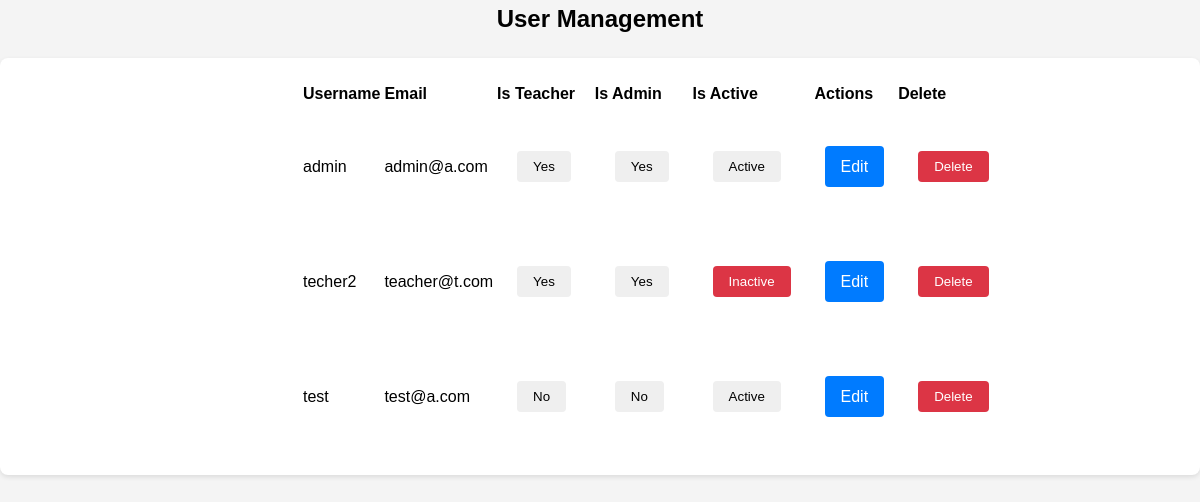
The page /manage-users/ (signed in) on the database its author committed.
### portal/models.py (models this page shows)
class User(AbstractUser):
    is_teacher = models.BooleanField(default=False)
    is_admin = models.BooleanField(default=False)
    groups = models.ManyToManyField(
        'auth.Group',
        related_name='portal_user_set',
        blank=True,
        help_text='The groups this user belongs to.',
        verbose_name='groups'
    )
    user_permissions = models.ManyToManyField(
        'auth.Permission',
        related_name='portal_user_set',
        blank=True,
        help_text='Specific permissions for this user.',
        verbose_name='user permissions'
    )

### adminportal/views.py (the view)
# urls.py: path('manage-users/', views.manage_users, name='manage_users'),
@login_required
@user_passes_test(is_admin)
def manage_users(request):
    users = User.objects.all().order_by('username')
    return render(request, 'admin/manage_users.html', {'users': users})

### adminportal/views.py (called while the page is built)
def is_admin(user):
    return user.is_admin

### adminportal/templates/admin/manage_users.html (shortened to what this page needs)
{% extends 'base.html' %}
{% block content %}
<div class="container">
    <h2 class="mb-4">User Management</h2>
    <div class="card">
        <div class="card-body">
            <table class="table">
                <thead>
                    <tr>
                        <th>Username</th>
                        <th>Email</th>
                        <th>Is Teacher</th>
                        <th>Is Admin</th>
                        <th>Is Active</th>
                        <th>Actions</th>
                        <th>Delete</th>
                    </tr>
                </thead>
                <tbody>
                    {% for user in users %}
                    <tr>
                        <td>{{ user.username }}</td>
                        <td>{{ user.email }}</td>
                        <td>
                            <form method="post" action="{% url 'toggle_teacher' user.id %}">
                                <button type="submit" class="btn btn-sm {% if user.is_teacher %}btn-success{% else %}btn-secondary{% endif %}">
                                    {{ user.is_teacher|yesno:"Yes,No" }}
                                </button>
                            </form>
                        </td>
                        <td>
                            <form method="post" action="{% url 'toggle_admin' user.id %}">
                                <button type="submit" class="btn btn-sm {% if user.is_admin %}btn-success{% else %}btn-secondary{% endif %}">
                                    {{ user.is_admin|yesno:"Yes,No" }}
                                </button>
                            </form>
                        </td>
                        <td>
                            <form method="post" action="{% url 'toggle_active' user.id %}">
                                <button type="submit" class="btn btn-sm {% if user.is_active %}btn-success{% else %}btn-danger{% endif %}">
                                    {{ user.is_active|yesno:"Active,Inactive" }}
                                </button>
                            </form>
                        </td>
                        <td>
                            <a href="{% url 'edit_user' user.id %}" class="btn btn-primary btn-sm">Edit</a>
                        </td>
                        <td>
                            <form method="post" action="{% url 'admin_delete_account' user.id %}">
                                <button type="submit" class="btn btn-danger btn-sm">Delete</button>
                            </form>
                        </td>
                    </tr>
                    {% endfor %}
                </tbody>
            </table>
        </div>
    </div>
</div>
{% endblock %}

### static/css/style.css (style rules this page uses)
body { font-family: 'Arial', sans-serif; line-height: 1.6; margin: 0; padding: 0; background-color: #f4f4f4; }
.container { text-align: center; max-width: 1200px; width: auto; margin: auto; overflow: hidden; }
.card { background: white; border-radius: 8px; box-shadow: 0 2px 5px rgba(0,0,0,0.1); margin-bottom: 20px; transition: transform 0.3s ease; }
.card-body { padding: 20px; text-align: left; margin: 0 auto; max-width: 600px; }
.btn { display: inline-block; padding: 8px 16px; border-radius: 4px; border: none; cursor: pointer; transition: background-color 0.3s ease; text-decoration: none; }
.btn-primary { margin: 5px 10px; padding: 8px 16px; border-radius: 4px; border: none; background-color: #007bff; color: white; text-decoration: none; }
.btn-secondary { color: rgb(0, 0, 0); text-decoration: none; border: none; }
.btn-danger { background-color: #dc3545; color: white; }
form { background: white; padding: 20px; border-radius: 8px; max-width: 500px; margin: 20px auto; }
.mb-4 { margin-top: 0; text-align: center; }
a { text-decoration: none; }

### rows shown on the page
User: username "admin", email "admin@a.com", is_teacher "Yes", is_admin "Yes", is_active "Active"
User: username "techer2", email "teacher@t.com", is_teacher "Yes", is_admin "Yes", is_active "Inactive"
User: username "test", email "test@a.com", is_teacher "No", is_admin "No", is_active "Active"
